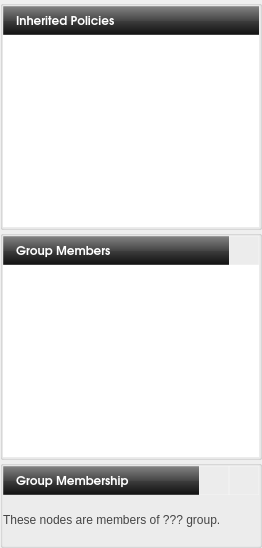
             <widget class="QWidget" name="widget_2" native="true">
              <layout class="QGridLayout" name="gridLayout_20">
               <property name="margin">
                <number>0</number>
               </property>
               <property name="spacing">
                <number>0</number>
               </property>
               <item row="0" column="0">
                <widget class="QFrame" name="frameDetails">
                 <property name="sizePolicy">
                  <sizepolicy hsizetype="Preferred" vsizetype="Expanding">
                   <horstretch>0</horstretch>
                   <verstretch>0</verstretch>
                  </sizepolicy>
                 </property>
                 <property name="maximumSize">
                  <size>
                   <width>16777215</width>
                   <height>600</height>
                  </size>
                 </property>
                 <property name="frameShape">
                  <enum>QFrame::NoFrame</enum>
                 </property>
                 <property name="frameShadow">
                  <enum>QFrame::Plain</enum>
                 </property>
                 <layout class="QGridLayout" name="gridLayout_10">
                  <property name="margin">
                   <number>0</number>
                  </property>
                  <property name="spacing">
                   <number>0</number>
                  </property>
                  <item row="0" column="0">
                   <widget class="QGroupBox" name="groupInherited">
                    <property name="enabled">
                     <bool>true</bool>
                    </property>
                    <property name="sizePolicy">
                     <sizepolicy hsizetype="Expanding" vsizetype="Expanding">
                      <horstretch>0</horstretch>
                      <verstretch>1</verstretch>
                     </sizepolicy>
                    </property>
                    <property name="autoFillBackground">
                     <bool>false</bool>
                    </property>
                    <property name="title">
                     <string/>
                    </property>
                    <property name="flat">
                     <bool>true</bool>
                    </property>
                    <property name="checkable">
                     <bool>false</bool>
                    </property>
                    <layout class="QGridLayout" name="gridLayout_8">
                     <property name="margin">
                      <number>0</number>
                     </property>
                     <property name="spacing">
                      <number>0</number>
                     </property>
                     <item row="1" column="0">
                      <widget class="QListWidget" name="listApplied">
                       <property name="sizePolicy">
                        <sizepolicy hsizetype="Expanding" vsizetype="Expanding">
                         <horstretch>0</horstretch>
                         <verstretch>0</verstretch>
                        </sizepolicy>
                       </property>
                       <property name="frameShape">
                        <enum>QFrame::NoFrame</enum>
                       </property>
                      </widget>
                     </item>
                     <item row="0" column="0">
                      <widget class="QWidget" name="widget_3" native="true">
                       <layout class="QGridLayout" name="gridLayout_18">
                        <property name="margin">
                         <number>0</number>
                        </property>
                        <property name="spacing">
                         <number>0</number>
                        </property>
                        <item row="0" column="1">
                         <widget class="QLabel" name="label_8">
                          <property name="sizePolicy">
                           <sizepolicy hsizetype="Preferred" vsizetype="Preferred">
                            <horstretch>0</horstretch>
                            <verstretch>0</verstretch>
                           </sizepolicy>
                          </property>
                          <property name="minimumSize">
                           <size>
                            <width>0</width>
                            <height>29</height>
                           </size>
                          </property>
                          <property name="maximumSize">
                           <size>
                            <width>16777215</width>
                            <height>29</height>
                           </size>
                          </property>
                          <property name="font">
                           <font>
                            <family>URW Gothic L</family>
                            <pointsize>9</pointsize>
                            <weight>75</weight>
                            <bold>true</bold>
                            <underline>false</underline>
                           </font>
                          </property>
                          <property name="styleSheet">
                           <string notr="true">background-color: qlineargradient(spread:pad, x1:0.5, y1:0, x2:0.5, y2:1, stop:0 rgba(132, 132, 132, 255), stop:0.501481 rgba(70, 70, 70, 255), stop:0.503057 rgba(62, 62, 62, 255), stop:1 rgba(16, 16, 16, 255));
color:rgb(255,255,255);
/*qlineargradient(spread:pad, x1:0.5, y1:1, x2:0.5, y2:0, stop:0 rgba(183, 100, 124, 255), stop:0.0212465 rgba(91, 33, 50, 255), stop:0.521739 rgba(152, 86, 105, 255), stop:0.527174 rgba(155, 98, 115, 255), stop:0.983696 rgba(184, 141, 153, 255), stop:1 rgba(220, 173, 186, 255));*/
/*background-color: qlineargradient(spread:pad, x1:1, y1:1, x2:0, y2:0, stop:0 rgba(219, 219, 219, 100), stop:1 rgba(255, 255, 255, 100));*/
border-top: 1px solid rgba(255,255,255,50);
border-right: 0px solid rgba(255,255,255,50);
border-bottom: 1px solid rgba(255,255,255,50);
border-left: 0px solid rgba(255,255,255,50);</string>
                          </property>
                          <property name="text">
                           <string>Inherited Policies</string>
                          </property>
                          <property name="margin">
                           <number>5</number>
                          </property>
                          <property name="indent">
                           <number>0</number>
                          </property>
                         </widget>
                        </item>
                        <item row="0" column="0">
                         <widget class="QLabel" name="label_14">
                          <property name="sizePolicy">
                           <sizepolicy hsizetype="Fixed" vsizetype="Preferred">
                            <horstretch>0</horstretch>
                            <verstretch>0</verstretch>
                           </sizepolicy>
                          </property>
                          <property name="styleSheet">
                           <string notr="true">background-color: qlineargradient(spread:pad, x1:0.5, y1:0, x2:0.5, y2:1, stop:0 rgba(132, 132, 132, 255), stop:0.501481 rgba(70, 70, 70, 255), stop:0.503057 rgba(62, 62, 62, 255), stop:1 rgba(16, 16, 16, 255));
color:rgb(255,255,255);
/*qlineargradient(spread:pad, x1:0.5, y1:1, x2:0.5, y2:0, stop:0 rgba(183, 100, 124, 255), stop:0.0212465 rgba(91, 33, 50, 255), stop:0.521739 rgba(152, 86, 105, 255), stop:0.527174 rgba(155, 98, 115, 255), stop:0.983696 rgba(184, 141, 153, 255), stop:1 rgba(220, 173, 186, 255));*/
/*background-color: qlineargradient(spread:pad, x1:1, y1:1, x2:0, y2:0, stop:0 rgba(219, 219, 219, 100), stop:1 rgba(255, 255, 255, 100));*/
border-top: 1px solid rgba(255,255,255,50);
border-right: 0px solid rgba(255,255,255,50);
border-bottom: 1px solid rgba(255,255,255,50);
border-left: 1px solid rgba(255,255,255,50);
padding-left: 5px;</string>
                          </property>
                          <property name="text">
                           <string/>
                          </property>
                          <property name="pixmap">
                           <pixmap resource="data.qrc">:/icons/computer16.png</pixmap>
                          </property>
                          <property name="scaledContents">
                           <bool>false</bool>
                          </property>
                          <property name="margin">
                           <number>0</number>
                          </property>
                          <property name="indent">
                           <number>0</number>
                          </property>
                         </widget>
                        </item>
                       </layout>
                      </widget>
                     </item>
                    </layout>
                   </widget>
                  </item>
                  <item row="1" column="0">
                   <widget class="QGroupBox" name="groupGMembers">
                    <property name="sizePolicy">
                     <sizepolicy hsizetype="Preferred" vsizetype="Expanding">
                      <horstretch>0</horstretch>
                      <verstretch>1</verstretch>
                     </sizepolicy>
                    </property>
                    <property name="title">
                     <string/>
                    </property>
                    <property name="flat">
                     <bool>true</bool>
                    </property>
                    <layout class="QGridLayout" name="gridLayout_9">
                     <property name="margin">
                      <number>0</number>
                     </property>
                     <property name="spacing">
                      <number>0</number>
                     </property>
                     <item row="0" column="0">
                      <widget class="QWidget" name="widget_5" native="true">
                       <property name="sizePolicy">
                        <sizepolicy hsizetype="Preferred" vsizetype="Expanding">
                         <horstretch>0</horstretch>
                         <verstretch>0</verstretch>
                        </sizepolicy>
                       </property>
                       <layout class="QGridLayout" name="gridLayout_16">
                        <property name="margin">
                         <number>0</number>
                        </property>
                        <property name="spacing">
                         <number>0</number>
                        </property>
                        <item row="0" column="1">
                         <widget class="QLabel" name="label_9">
                          <property name="sizePolicy">
                           <sizepolicy hsizetype="Preferred" vsizetype="Preferred">
                            <horstretch>0</horstretch>
                            <verstretch>0</verstretch>
                           </sizepolicy>
                          </property>
                          <property name="minimumSize">
                           <size>
                            <width>0</width>
                            <height>29</height>
                           </size>
                          </property>
                          <property name="maximumSize">
                           <size>
                            <width>16777215</width>
                            <height>29</height>
                           </size>
                          </property>
                          <property name="font">
                           <font>
                            <family>URW Gothic L</family>
                            <pointsize>9</pointsize>
                            <weight>75</weight>
                            <bold>true</bold>
                            <underline>false</underline>
                           </font>
                          </property>
                          <property name="styleSheet">
                           <string notr="true">background-color: qlineargradient(spread:pad, x1:0.5, y1:0, x2:0.5, y2:1, stop:0 rgba(132, 132, 132, 255), stop:0.501481 rgba(70, 70, 70, 255), stop:0.503057 rgba(62, 62, 62, 255), stop:1 rgba(16, 16, 16, 255));
color:rgb(255,255,255);
/*qlineargradient(spread:pad, x1:0.5, y1:1, x2:0.5, y2:0, stop:0 rgba(183, 100, 124, 255), stop:0.0212465 rgba(91, 33, 50, 255), stop:0.521739 rgba(152, 86, 105, 255), stop:0.527174 rgba(155, 98, 115, 255), stop:0.983696 rgba(184, 141, 153, 255), stop:1 rgba(220, 173, 186, 255));*/
/*background-color: qlineargradient(spread:pad, x1:1, y1:1, x2:0, y2:0, stop:0 rgba(219, 219, 219, 100), stop:1 rgba(255, 255, 255, 100));*/
border-top: 1px solid rgba(255,255,255,50);
border-right: 0px solid rgba(255,255,255,50);
border-bottom: 1px solid rgba(255,255,255,50);
border-left: 0px solid rgba(255,255,255,50);</string>
                          </property>
                          <property name="text">
                           <string>Group Members</string>
                          </property>
                          <property name="margin">
                           <number>5</number>
                          </property>
                          <property name="indent">
                           <number>0</number>
                          </property>
                         </widget>
                        </item>
                        <item row="0" column="2">
                         <widget class="QPushButton" name="pushGroupEdit">
                          <property name="minimumSize">
                           <size>
                            <width>30</width>
                            <height>29</height>
                           </size>
                          </property>
                          <property name="maximumSize">
                           <size>
                            <width>30</width>
                            <height>16777215</height>
                           </size>
                          </property>
                          <property name="autoFillBackground">
                           <bool>false</bool>
                          </property>
                          <property name="styleSheet">
                           <string notr="true">border: 1px solid rgba(255,255,255,50);
border-radius: 0px;</string>
                          </property>
                          <property name="text">
                           <string/>
                          </property>
                          <property name="icon">
                           <iconset resource="data.qrc">
                            <normaloff>:/icons/settings32.png</normaloff>:/icons/settings32.png</iconset>
                          </property>
                         </widget>
                        </item>
                        <item row="0" column="0">
                         <widget class="QLabel" name="label_12">
                          <property name="sizePolicy">
                           <sizepolicy hsizetype="Fixed" vsizetype="Preferred">
                            <horstretch>0</horstretch>
                            <verstretch>0</verstretch>
                           </sizepolicy>
                          </property>
                          <property name="styleSheet">
                           <string notr="true">background-color: qlineargradient(spread:pad, x1:0.5, y1:0, x2:0.5, y2:1, stop:0 rgba(132, 132, 132, 255), stop:0.501481 rgba(70, 70, 70, 255), stop:0.503057 rgba(62, 62, 62, 255), stop:1 rgba(16, 16, 16, 255));
color:rgb(255,255,255);
/*qlineargradient(spread:pad, x1:0.5, y1:1, x2:0.5, y2:0, stop:0 rgba(183, 100, 124, 255), stop:0.0212465 rgba(91, 33, 50, 255), stop:0.521739 rgba(152, 86, 105, 255), stop:0.527174 rgba(155, 98, 115, 255), stop:0.983696 rgba(184, 141, 153, 255), stop:1 rgba(220, 173, 186, 255));*/
/*background-color: qlineargradient(spread:pad, x1:1, y1:1, x2:0, y2:0, stop:0 rgba(219, 219, 219, 100), stop:1 rgba(255, 255, 255, 100));*/
border-top: 1px solid rgba(255,255,255,50);
border-right: 0px solid rgba(255,255,255,50);
border-bottom: 1px solid rgba(255,255,255,50);
border-left: 1px solid rgba(255,255,255,50);
padding-left: 5px;</string>
                          </property>
                          <property name="text">
                           <string/>
                          </property>
                          <property name="pixmap">
                           <pixmap resource="data.qrc">:/icons/computer16.png</pixmap>
                          </property>
                          <property name="scaledContents">
                           <bool>false</bool>
                          </property>
                          <property name="margin">
                           <number>0</number>
                          </property>
                          <property name="indent">
                           <number>0</number>
                          </property>
                         </widget>
                        </item>
                       </layout>
                      </widget>
                     </item>
                     <item row="1" column="0">
                      <widget class="QListWidget" name="listGroupMembers">
                       <property name="sizePolicy">
                        <sizepolicy hsizetype="Preferred" vsizetype="Expanding">
                         <horstretch>0</horstretch>
                         <verstretch>0</verstretch>
                        </sizepolicy>
                       </property>
                       <property name="frameShape">
                        <enum>QFrame::NoFrame</enum>
                       </property>
                      </widget>
                     </item>
                    </layout>
                   </widget>
                  </item>
                  <item row="2" column="0">
                   <widget class="QGroupBox" name="groupGMembership">
                    <property name="sizePolicy">
                     <sizepolicy hsizetype="Preferred" vsizetype="Expanding">
                      <horstretch>0</horstretch>
                      <verstretch>0</verstretch>
                     </sizepolicy>
                    </property>
                    <property name="title">
                     <string/>
                    </property>
                    <property name="alignment">
                     <set>Qt::AlignLeading|Qt::AlignLeft|Qt::AlignVCenter</set>
                    </property>
                    <property name="flat">
                     <bool>true</bool>
                    </property>
                    <layout class="QGridLayout" name="gridLayout_11">
                     <property name="margin">
                      <number>0</number>
                     </property>
                     <property name="spacing">
                      <number>0</number>
                     </property>
                     <item row="0" column="0">
                      <widget class="QWidget" name="widget_6" native="true">
                       <layout class="QGridLayout" name="gridLayout_17">
                        <property name="margin">
                         <number>0</number>
                        </property>
                        <property name="spacing">
                         <number>0</number>
                        </property>
                        <item row="0" column="2">
                         <widget class="QPushButton" name="pushGroupNew">
                          <property name="minimumSize">
                           <size>
                            <width>30</width>
                            <height>29</height>
                           </size>
                          </property>
                          <property name="maximumSize">
                           <size>
                            <width>30</width>
                            <height>16777215</height>
                           </size>
                          </property>
                          <property name="autoFillBackground">
                           <bool>false</bool>
                          </property>
                          <property name="styleSheet">
                           <string notr="true">border: 1px solid rgba(255,255,255,50);
border-radius: 0px;</string>
                          </property>
                          <property name="text">
                           <string/>
                          </property>
                          <property name="icon">
                           <iconset resource="data.qrc">
                            <normaloff>:/icons/list-add.png</normaloff>:/icons/list-add.png</iconset>
                          </property>
                         </widget>
                        </item>
                        <item row="0" column="0">
                         <widget class="QLabel" name="label_13">
                          <property name="sizePolicy">
                           <sizepolicy hsizetype="Fixed" vsizetype="Preferred">
                            <horstretch>0</horstretch>
                            <verstretch>0</verstretch>
                           </sizepolicy>
                          </property>
                          <property name="styleSheet">
                           <string notr="true">background-color: qlineargradient(spread:pad, x1:0.5, y1:0, x2:0.5, y2:1, stop:0 rgba(132, 132, 132, 255), stop:0.501481 rgba(70, 70, 70, 255), stop:0.503057 rgba(62, 62, 62, 255), stop:1 rgba(16, 16, 16, 255));
color:rgb(255,255,255);
/*qlineargradient(spread:pad, x1:0.5, y1:1, x2:0.5, y2:0, stop:0 rgba(183, 100, 124, 255), stop:0.0212465 rgba(91, 33, 50, 255), stop:0.521739 rgba(152, 86, 105, 255), stop:0.527174 rgba(155, 98, 115, 255), stop:0.983696 rgba(184, 141, 153, 255), stop:1 rgba(220, 173, 186, 255));*/
/*background-color: qlineargradient(spread:pad, x1:1, y1:1, x2:0, y2:0, stop:0 rgba(219, 219, 219, 100), stop:1 rgba(255, 255, 255, 100));*/
border-top: 1px solid rgba(255,255,255,50);
border-right: 0px solid rgba(255,255,255,50);
border-bottom: 1px solid rgba(255,255,255,50);
border-left: 1px solid rgba(255,255,255,50);
padding-left: 5px;</string>
                          </property>
                          <property name="text">
                           <string/>
                          </property>
                          <property name="pixmap">
                           <pixmap resource="data.qrc">:/icons/computer16.png</pixmap>
                          </property>
                          <property name="scaledContents">
                           <bool>false</bool>
                          </property>
                          <property name="margin">
                           <number>0</number>
                          </property>
                          <property name="indent">
                           <number>0</number>
                          </property>
                         </widget>
                        </item>
                        <item row="0" column="1">
                         <widget class="QLabel" name="label_11">
                          <property name="sizePolicy">
                           <sizepolicy hsizetype="Preferred" vsizetype="Preferred">
                            <horstretch>0</horstretch>
                            <verstretch>0</verstretch>
                           </sizepolicy>
                          </property>
                          <property name="minimumSize">
                           <size>
                            <width>0</width>
                            <height>29</height>
                           </size>
                          </property>
                          <property name="maximumSize">
                           <size>
                            <width>16777215</width>
                            <height>29</height>
                           </size>
                          </property>
                          <property name="font">
                           <font>
                            <family>URW Gothic L</family>
                            <pointsize>9</pointsize>
                            <weight>75</weight>
                            <bold>true</bold>
                            <underline>false</underline>
                           </font>
                          </property>
                          <property name="styleSheet">
                           <string notr="true">background-color: qlineargradient(spread:pad, x1:0.5, y1:0, x2:0.5, y2:1, stop:0 rgba(132, 132, 132, 255), stop:0.501481 rgba(70, 70, 70, 255), stop:0.503057 rgba(62, 62, 62, 255), stop:1 rgba(16, 16, 16, 255));
color:rgb(255,255,255);
/*qlineargradient(spread:pad, x1:0.5, y1:1, x2:0.5, y2:0, stop:0 rgba(183, 100, 124, 255), stop:0.0212465 rgba(91, 33, 50, 255), stop:0.521739 rgba(152, 86, 105, 255), stop:0.527174 rgba(155, 98, 115, 255), stop:0.983696 rgba(184, 141, 153, 255), stop:1 rgba(220, 173, 186, 255));*/
/*background-color: qlineargradient(spread:pad, x1:1, y1:1, x2:0, y2:0, stop:0 rgba(219, 219, 219, 100), stop:1 rgba(255, 255, 255, 100));*/
border-top: 1px solid rgba(255,255,255,50);
border-right: 0px solid rgba(255,255,255,50);
border-bottom: 1px solid rgba(255,255,255,50);
border-left: 0px solid rgba(255,255,255,50);</string>
                          </property>
                          <property name="text">
                           <string>Group Membership</string>
                          </property>
                          <property name="margin">
                           <number>5</number>
                          </property>
                          <property name="indent">
                           <number>0</number>
                          </property>
                         </widget>
                        </item>
                        <item row="0" column="3">
                         <widget class="QPushButton" name="pushGroupOld">
                          <property name="minimumSize">
                           <size>
                            <width>30</width>
                            <height>29</height>
                           </size>
                          </property>
                          <property name="maximumSize">
                           <size>
                            <width>30</width>
                            <height>16777215</height>
                           </size>
                          </property>
                          <property name="autoFillBackground">
                           <bool>false</bool>
                          </property>
                          <property name="styleSheet">
                           <string notr="true">border: 1px solid rgba(255,255,255,50);
border-radius: 0px;</string>
                          </property>
                          <property name="text">
                           <string/>
                          </property>
                          <property name="icon">
                           <iconset resource="data.qrc">
                            <normaloff>:/icons/settings32.png</normaloff>:/icons/settings32.png</iconset>
                          </property>
                         </widget>
                        </item>
                       </layout>
                      </widget>
                     </item>
                     <item row="1" column="0">
                      <widget class="QStackedWidget" name="stackedGMembership">
                       <property name="sizePolicy">
                        <sizepolicy hsizetype="Preferred" vsizetype="Expanding">
                         <horstretch>0</horstretch>
                         <verstretch>0</verstretch>
                        </sizepolicy>
                       </property>
                       <property name="minimumSize">
                        <size>
                         <width>0</width>
                         <height>50</height>
                        </size>
                       </property>
                       <property name="currentIndex">
                        <number>0</number>
                       </property>
                       <widget class="QWidget" name="pageGroupOld">
                        <property name="sizePolicy">
                         <sizepolicy hsizetype="Preferred" vsizetype="Expanding">
                          <horstretch>0</horstretch>
                          <verstretch>0</verstretch>
                         </sizepolicy>
                        </property>
                        <layout class="QGridLayout" name="gridLayout_12">
                         <property name="margin">
                          <number>0</number>
                         </property>
                         <property name="spacing">
                          <number>0</number>
                         </property>
                         <item row="0" column="0">
                          <widget class="QLabel" name="labelGroupOld">
                           <property name="sizePolicy">
                            <sizepolicy hsizetype="Preferred" vsizetype="Expanding">
                             <horstretch>0</horstretch>
                             <verstretch>0</verstretch>
                            </sizepolicy>
                           </property>
                           <property name="styleSheet">
                            <string notr="true">        show-decoration-selected: 1; /* make the selection span the entire width of the view */
        color: #444444;
        font-size: 12px;
        text-decoration: none;
        background-color: qlineargradient(spread:pad, x1:0.5, y1:0, x2:0.516304,
            y2:0.653, stop:0 rgba(171, 171, 171, 255), stop:1 rgba(255, 255, 255, 220));</string>
                           </property>
                           <property name="text">
                            <string>These nodes are members of ??? group.</string>
                           </property>
                          </widget>
                         </item>
                        </layout>
                       </widget>
                       <widget class="QWidget" name="pageGroupNew">
                        <layout class="QGridLayout" name="gridLayout_13">
                         <property name="margin">
                          <number>0</number>
                         </property>
                         <property name="spacing">
                          <number>0</number>
                         </property>
                         <item row="0" column="0">
                          <widget class="QLabel" name="labelGroupNew">
                           <property name="text">
                            <string>You can create new group for selected nodes.</string>
                           </property>
                          </widget>
                         </item>
                        </layout>
                       </widget>
                      </widget>
                     </item>
                    </layout>
                   </widget>
                  </item>
                 </layout>
                </widget>
               </item>
              </layout>
             </widget>
